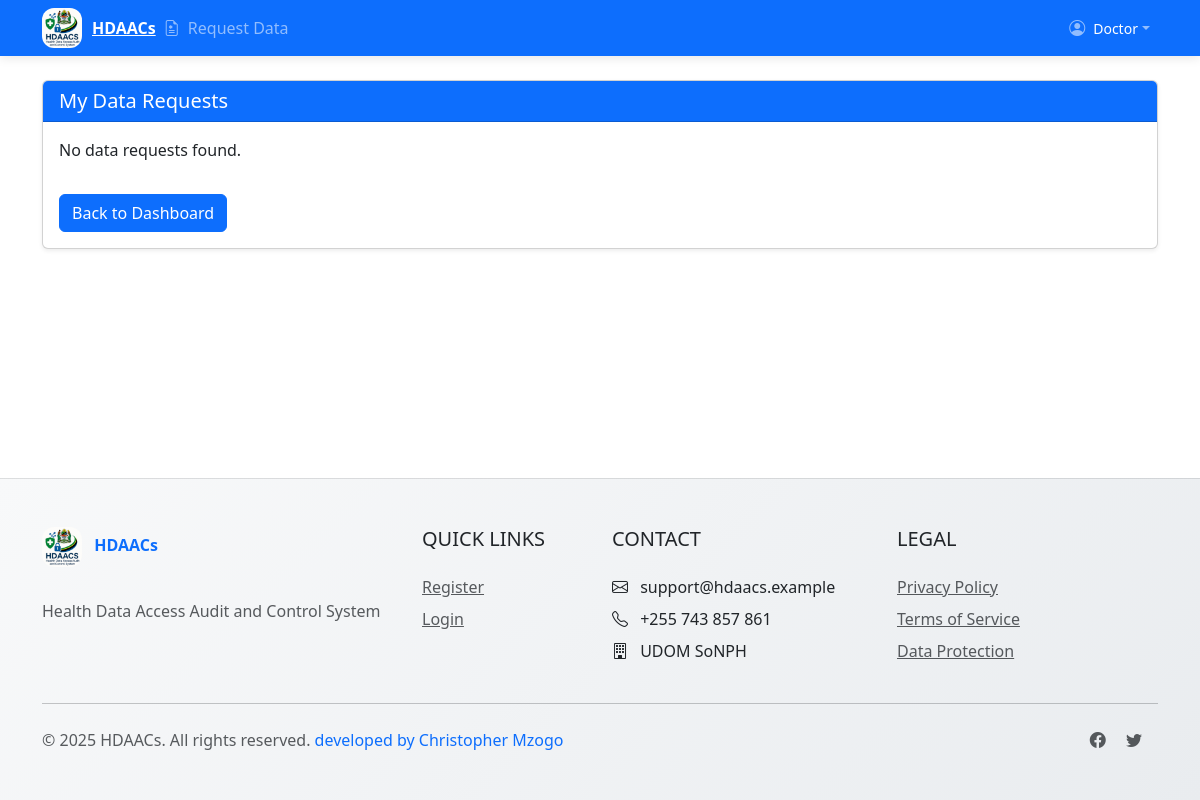
Before: /requests/my-requests/ (signed in) with the older database file.
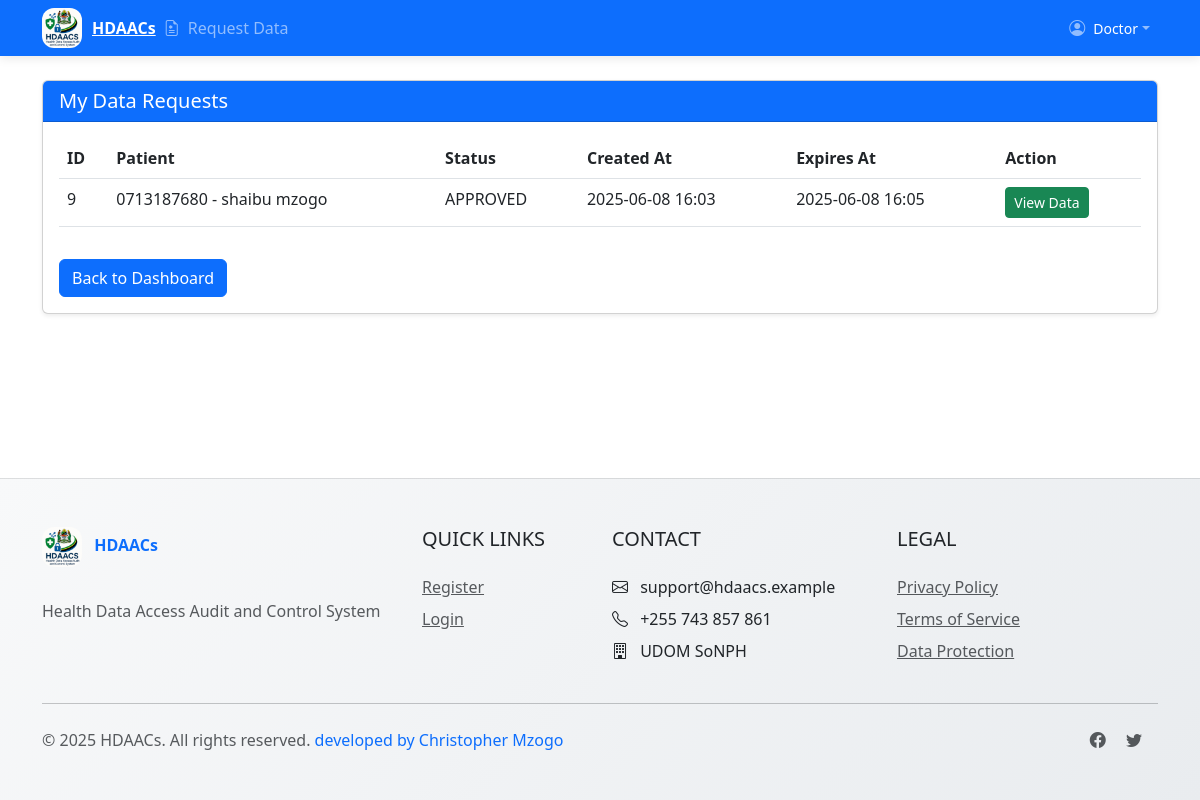
After: the same page with the newer database file.
### accounts/models.py (models this page shows, shortened)
class CustomUser(AbstractUser):
    FACILITY_CHOICES = [
        ('FAC1', 'Main Hospital'),
        ('FAC2', 'Regional Clinic'),
    ]
    ROLE_CHOICES = [
        ('HRIO', 'Health Records Information Officer'),
        ('DOCTOR', 'Doctor'),
        ('NURSE', 'Nurse'),
        ('PHARMACIST', 'Pharmacist'),
        ('ICT', 'ICT Staff'),
        ('HOD', 'Head of Department'),
        ('ADMIN', 'System Administrator'),
        ('AUDITOR', 'Auditor'),
        ('RESEARCHER', 'Researcher'),
    ]
    facility = models.CharField(max_length=50, choices=FACILITY_CHOICES, blank=True, null=True)
    role = models.CharField(max_length=20, choices=ROLE_CHOICES)
    department = models.CharField(max_length=100, blank=True, null=True)
    phone_number = models.CharField(max_length=20, blank=True, null=True)

### requests/models.py (models this page shows, shortened)
class DataRequest(models.Model):
    STATUS_CHOICES = [
        ('PENDING', 'Pending'),
        ('APPROVED', 'Approved'),
        ('DENIED', 'Denied'),
        ('EXPIRED', 'Expired'),
    ]
    requester = models.ForeignKey(CustomUser, on_delete=models.CASCADE, related_name='requests_made')
    hrio = models.ForeignKey(CustomUser, on_delete=models.CASCADE, related_name='requests_handled')
    patient = models.ForeignKey(Patient, on_delete=models.CASCADE)
    purpose = models.TextField()
    status = models.CharField(max_length=10, choices=STATUS_CHOICES, default='PENDING')
    created_at = models.DateTimeField(auto_now_add=True)
    updated_at = models.DateTimeField(auto_now=True)
    expires_at = models.DateTimeField()

### patients/models.py (models this page shows, shortened)
class Patient(models.Model):
    STATUS_CHOICES = [
        ('NORMAL', 'Normal'),
        ('CHRONIC', 'Chronic'),
        ('CRITICAL', 'Critical'),
    ]
    patient_number = models.CharField(
        max_length=20,
        unique=True,
        validators=[MinLengthValidator(10)]
    )
    first_name = models.CharField(max_length=100)
    last_name = models.CharField(max_length=100)
    date_of_birth = models.DateField()
    status = models.CharField(max_length=10, choices=STATUS_CHOICES, default='NORMAL')
    phone_number = models.CharField(max_length=20)
    email = models.EmailField(blank=True, null=True)
    created_by = models.ForeignKey(CustomUser, on_delete=models.SET_NULL, null=True)
    created_at = models.DateTimeField(auto_now_add=True)
    updated_at = models.DateTimeField(auto_now=True)
    def __str__(self):
        return f"{self.patient_number} - {self.first_name} {self.last_name}"

### requests/views.py (the view)
# urls.py: path('my-requests/', views.my_requests, name='my_requests'),
@login_required
@requester_required
def my_requests(request):
    requests = DataRequest.objects.filter(
        requester=request.user
    ).select_related('patient').order_by('-created_at')
    return render(request, 'requests/my_requests.html', {
        'requests': requests
    })

### requests/templates/requests/my_requests.html (shortened to what this page needs)
{% extends 'base.html' %}
{% block content %}
<div class="row">
    <div class="col-12">
        <div class="card">
            <div class="card-header bg-primary text-white">
                <h5 class="mb-0">My Data Requests</h5>
            </div>
            <div class="card-body">
                {% if requests %}
                    <table class="table">
                        <thead>
                            <tr>
                                <th>ID</th>
                                <th>Patient</th>
                                <th>Status</th>
                                <th>Created At</th>
                                <th>Expires At</th>
                                <th>Action</th>
                            </tr>
                        </thead>
                        <tbody>
                            {% for request in requests %}
                                <tr>
                                    <td>{{ request.id }}</td>
                                    <td>{{ request.patient }}</td>
                                    <td>{{ request.status }}</td>
                                    <td>{{ request.created_at|date:"Y-m-d H:i" }}</td>
                                    <td>{{ request.expires_at|date:"Y-m-d H:i" }}</td>
                                    <td>
                                        {% if request.status == 'APPROVED' %}
                                            <a href="{% url 'view_approved_data' request.id %}" class="btn btn-sm btn-success">View Data</a>
                                        {% else %}
                                            <span class="text-muted">No action available</span>
                                        {% endif %}
                                    </td>
                                </tr>
                            {% endfor %}
                        </tbody>
                    </table>
                {% else %}
                    <p>No data requests found.</p>
                {% endif %}
                <a href="{% url 'dashboard' %}" class="btn btn-primary mt-3">Back to Dashboard</a>
            </div>
        </div>
    </div>
</div>
{% endblock %}

### templates/base.html (shortened to what this page needs)
<!DOCTYPE html>
<html lang="en">
<head>
    <link href="https://cdn.jsdelivr.net/npm/bootstrap@5.3.0/dist/css/bootstrap.min.css" rel="stylesheet">
    <link rel="stylesheet" href="https://cdn.jsdelivr.net/npm/bootstrap-icons@1.10.0/font/bootstrap-icons.css">
     <link href="https://cdn.jsdelivr.net/npm/bootstrap@5.3.0/dist/css/bootstrap.min.css" rel="stylesheet">
    <link href="https://cdn.jsdelivr.net/npm/bootstrap-icons/font/bootstrap-icons.css" rel="stylesheet">
    {% load static %}
    {% load widget_tweaks %}
    <link rel="stylesheet" href="{% static 'css/styles.css' %}">
</head>
<body>
    <nav class="navbar navbar-expand-lg navbar-dark bg-primary">
        <div class="container">
            <a class="navbar-brand-logo" href="#">
                <img src="{% static 'img/lg.jpg' %}" alt="HDAACs Logo" class="logo-img">
                <span>HDAACs</span>
            </a>
            <div class="collapse navbar-collapse" id="navbarNav">
                <ul class="navbar-nav me-auto">
                    {% if user.is_authenticated %}
                        {% if user.role == 'HRIO' %}
                            <li class="nav-item">
                                <a class="nav-link" href="{% url 'patient_list' %}">
                                    <i class="bi bi-people-fill me-1"></i> Patients
                                </a>
                            </li>
                            <li class="nav-item">
                                <a class="nav-link" href="{% url 'hrio_request_list' %}">
                                    <i class="bi bi-clipboard2-pulse me-1"></i> Requests
                                </a>
                            </li>
                        {% elif user.role in 'DOCTOR,NURSE,PHARMACIST,ICT' %}
                            <li class="nav-item">
                                <a class="nav-link" href="{% url 'request_data' %}">
                                    <i class="bi bi-file-earmark-medical me-1"></i> Request Data
                                </a>
                            </li>
                        {% elif user.role == 'HOD' %}
                            <li class="nav-item">
                                <a class="nav-link" href="{% url 'hod_notifications' %}">
                                    <i class="bi bi-bell-fill me-1"></i> Notifications
                                </a>
                            </li>
                        {% endif %}
                    {% endif %}
                </ul>
                <ul class="navbar-nav">
                    {% if user.is_authenticated %}
                        <li class="nav-item dropdown">
                            <a class="nav-link dropdown-toggle d-flex align-items-center" href="#" role="button" data-bs-toggle="dropdown">
                                <i class="bi bi-person-circle me-2"></i>
                                <div>
                                    <small class="text-white-50" style="color: white !important;">{{ user.get_role_display }}</small>
                                </div>
                            </a>
                        </li>
                    {% endif %}
                </ul>
            </div>
        </div>
    </nav>
    <main class="container my-4">
        {% block content %}{% endblock %}
    </main>
    <footer class="py-5">
        <div class="container">
            <div class="row">
                <div class="col-lg-4 mb-4 mb-lg-0">
                    <div class="footer-logo">
                        <img src="{% static 'img/lg.jpg' %}" alt="HDAACs Logo" class="logo-img me-2">
                        HDAACs
                    </div>
                    <p class="text-muted mt-3">
                        Health Data Access Audit and Control System
                    </p>
                </div>
                <div class="col-lg-2 col-md-6 mb-4 mb-md-0">
                    <h5 class="text-uppercase mb-4">Quick Links</h5>
                    <ul class="list-unstyled">
                                                 <li class="mb-2"><a href="{% url 'register' %}" class="text-muted">Register</a></li>
                        <li class="mb-2"><a href="{% url 'login' %}" class="text-muted">Login</a></li>
                    </ul>
                </div>
                <div class="col-lg-3 col-md-6 mb-4 mb-md-0">
                    <h5 class="text-uppercase mb-4">Contact</h5>
                    <ul class="list-unstyled">
                        <li class="mb-2"><i class="bi bi-envelope me-2"></i> support@hdaacs.example</li>
                        <li class="mb-2"><i class="bi bi-telephone me-2"></i> +255 743 857 861</li>
                        <li class="mb-2"><i class="bi bi-building me-2"></i> UDOM SoNPH</li>
                    </ul>
                </div>
                <div class="col-lg-3 col-md-6">
                    <h5 class="text-uppercase mb-4">Legal</h5>
                    <ul class="list-unstyled">
                        <li class="mb-2"><a href="#" class="text-muted">Privacy Policy</a></li>
                        <li class="mb-2"><a href="#" class="text-muted">Terms of Service</a></li>
                        <li class="mb-2"><a href="#" class="text-muted">Data Protection</a></li>
                    </ul>
                </div>
            </div>
            <hr class="my-4">
            <div class="row align-items-center">
                <div class="col-md-6 text-center text-md-start">
                    <p class="text-muted mb-0">© {% now "Y" %} HDAACs. All rights reserved. <span style="color: #0d6efd;">developed by Christopher Mzogo</span></p>
                </div>
                <div class="col-md-6 text-center text-md-end">
                    <a href="#" class="text-muted me-3"><i class="bi bi-facebook"></i></a>
                    <a href="#" class="text-muted me-3"><i class="bi bi-twitter"></i></a>
                </div>
            </div>
        </div>
    </footer>
</body>
</html>

### static/css/styles.css (style rules this page uses)
body { display: flex; flex-direction: column; min-height: 100vh; }
main { flex: 1; }
.card { box-shadow: 0 0.125rem 0.25rem rgba(0, 0, 0, 0.075); }
.card-header { font-weight: 500; }
.table th { white-space: nowrap; }

### templates/base.html (style rules this page uses)
.navbar-brand-logo { display: flex; align-items: center; font-weight: 700; color: white; }
.logo-img { height: 40px; margin-right: 10px; border-radius: 30%; }
.navbar { box-shadow: 0 2px 10px rgba(0,0,0,0.1); padding-top: 0.5rem; padding-bottom: 0.5rem; }
footer { background: linear-gradient(135deg, #f8f9fa 0%, #e9ecef 100%); border-top: 1px solid rgba(0,0,0,0.1); }
.footer-logo { font-weight: 700; color: #0d6efd; margin-bottom: 1rem; display: inline-block; }
.nav-link { font-weight: 500; padding: 0.5rem 1rem; border-radius: 0.25rem; transition: all 0.3s ease; }

Changed rows visible on the page:
added DataRequest: id "9", patient "0713187680 - shaibu mzogo", status "APPROVED", created_at "2025-06-08 16:03", expires_at "2025-06-08 16:05", shows "View Data"
Other visible differences:
text no longer shown: "No data requests found."
text now shown: "ID Patient Status Created At Expires At Action"
